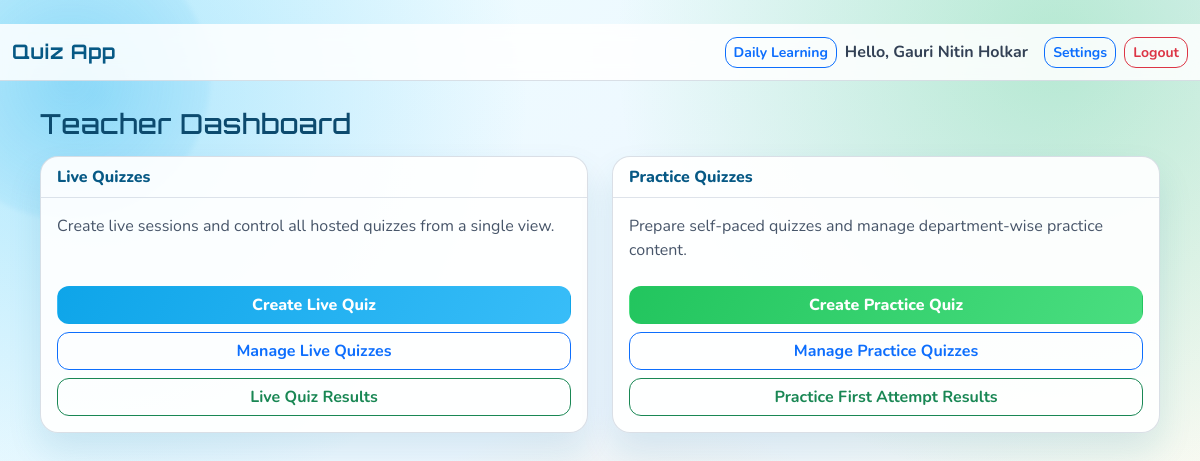
The app's page /teacher_dashboard (signed in) with its own data.
### tables this page shows
CREATE TABLE Users(
            user_id INTEGER PRIMARY KEY AUTOINCREMENT,
            username TEXT NOT NULL,
            email TEXT UNIQUE NOT NULL,
            password TEXT NOT NULL,
            role TEXT NOT NULL,
            profile_pic TEXT,
            avatar TEXT
        , department TEXT DEFAULT 'Computer', theme_mode TEXT DEFAULT 'light', font_scale TEXT DEFAULT 'medium', app_language TEXT DEFAULT 'en', email_alerts INTEGER DEFAULT 1, mute_notifications INTEGER DEFAULT 0, session_version INTEGER DEFAULT 0);

### app.py (the view)
@app.route('/teacher_dashboard')
@login_required
def teacher_dashboard():
    if session['role'] != 'Teacher':
        flash("Access denied")
        return redirect('/login')
    with get_db_connection() as conn:
        quizzes = conn.execute("""
            SELECT q.*, COUNT(ques.question_id) AS question_count
            FROM Quizzes q
            LEFT JOIN Questions ques ON q.quiz_id = ques.quiz_id
            WHERE q.created_by = ?
            GROUP BY q.quiz_id
            ORDER BY q.quiz_id DESC
        """, (session['user_id'],)).fetchall()
        practice_quizzes = conn.execute("""
            SELECT p.*, COUNT(pq.question_id) AS question_count
            FROM Practice_Quizzes p
            LEFT JOIN PracticeQuestions pq ON p.quiz_id = pq.quiz_id
            WHERE p.created_by = ?
            GROUP BY p.quiz_id
            ORDER BY p.quiz_id DESC
        """, (session['user_id'],)).fetchall()
    return render_template(
        'teacher/dashboard.html',
        quizzes=quizzes,
        practice_quizzes=practice_quizzes
    )

### app.py (called while the page is built)
def get_db_connection():
    return DBConnection(DATABASE)

def login_required(f):
    @wraps(f)
    def decorated_function(*args, **kwargs):
        if 'user_id' not in session:
            flash("Please login first")
            return redirect(url_for('login'))
        return f(*args, **kwargs)
    return decorated_function

    def __enter__(self):
        return self.conn

    def __exit__(self, exc_type, exc_val, exc_tb):
        if exc_type is None:
            self.conn.commit()
        else:
            self.conn.rollback()
        self.conn.close()

### templates/teacher/dashboard.html (shortened to what this page needs)
﻿<!DOCTYPE html>
<html lang="en">
<head>
<link href="https://cdn.jsdelivr.net/npm/bootstrap@5.3.2/dist/css/bootstrap.min.css" rel="stylesheet">
<link href="{{ url_for('static', filename='css/ui-system.css') }}" rel="stylesheet">
</head>
{% set lang = session.get('app_language', 'en') %}
<body class="app-bg theme-{{ session.get('theme_mode', 'light') }} font-{{ session.get('font_scale', 'medium') }}">
<nav class="navbar navbar-expand-lg topbar">
    <div class="container-fluid">
        <a class="navbar-brand" href="#">Quiz App</a>
        <div class="d-flex align-items-center gap-2">
            <a href="/daily_learning" class="btn btn-outline-primary btn-sm">{{ 'Daily Learning' if lang == 'en' else 'दैनिक शिक्षण' }}</a>
            <span class="hello me-2">{{ 'Hello' if lang == 'en' else 'नमस्कार' }}, {{ session['username'] }}</span>
            <a href="{{ url_for('settings') }}" class="btn btn-outline-primary btn-sm">{{ 'Settings' if lang == 'en' else 'सेटिंग्ज' }}</a>
            <a href="/logout" class="btn btn-outline-danger btn-sm">{{ 'Logout' if lang == 'en' else 'लॉगआउट' }}</a>
        </div>
    </div>
</nav>
<div class="page-wrap">
    <h1 class="page-title">{{ 'Teacher Dashboard' if lang == 'en' else 'शिक्षक डॅशबोर्ड' }}</h1>
    <div class="row g-4">
        <div class="col-12 col-lg-6">
            <div class="glass-card section-card card">
                <div class="card-header">Live Quizzes</div>
                <div class="card-body d-flex flex-column">
                    <p class="mb-4">Create live sessions and control all hosted quizzes from a single view.</p>
                    <div class="d-grid gap-2 mt-auto">
                        <a href="/create_quiz/live" class="btn btn-brand">Create Live Quiz</a>
                        <a href="{{ url_for('teacher_live_quizzes') }}" class="btn btn-outline-primary">Manage Live Quizzes</a>
                        <a href="{{ url_for('teacher_live_results_overview') }}" class="btn btn-outline-success">Live Quiz Results</a>
                    </div>
                </div>
            </div>
        </div>
        <div class="col-12 col-lg-6">
            <div class="glass-card section-card card">
                <div class="card-header">Practice Quizzes</div>
                <div class="card-body d-flex flex-column">
                    <p class="mb-4">Prepare self-paced quizzes and manage department-wise practice content.</p>
                    <div class="d-grid gap-2 mt-auto">
                        <a href="{{ url_for('create_practice_quiz') }}" class="btn btn-success-solid">Create Practice Quiz</a>
                        <a href="{{ url_for('list_practice_quizzes') }}" class="btn btn-outline-primary">Manage Practice Quizzes</a>
                        <a href="{{ url_for('teacher_practice_results_overview') }}" class="btn btn-outline-success">Practice First Attempt Results</a>
                    </div>
                </div>
            </div>
        </div>
    </div>
</div>
</body>
</html>

### static/css/ui-system.css (style rules this page uses)
:root { --bg-a: #ecfeff; --bg-b: #eff6ff; --bg-c: #fefce8; --brand: #0ea5e9; --brand-dark: #0284c7; --success: #22c55e; --success-dark: #16a34a; --accent: #f97316; --text: #0f172a; --muted: #475569; --card: rgba(255, 255, 255, 0.92); --border: rgba(148, 163, 184, 0.35); }
body.app-bg.font-medium { font-size: 16px; }
* { box-sizing: border-box; }
body.app-bg { min-height: 100vh; background: radial-gradient(circle at 8% 12%, rgba(56, 189, 248, 0.35), transparent 33%), radial-gradient(circle at 88% 6%, rgba(34, 197, 94, 0.28), transparent 34%), radial-gradient(circle at 52% 96%, rgba(251, 191, 36, 0.26), transparent 36%), linear-gradient(140deg, var(--bg-a), var(--bg-b) 55%, var(--bg-c)); font-family: 'Nunito', sans-serif; color: var(--text); position: relative; overflow-x: hidden; }
body.app-bg::before, body.app-bg::after { content: ""; position: fixed; width: 280px; height: 280px; border-radius: 50%; filter: blur(2px); z-index: -1; animation: floatBlob 9s ease-in-out infinite; }
body.app-bg::before { top: -60px; left: -70px; background: radial-gradient(circle, rgba(14, 165, 233, 0.22), rgba(14, 165, 233, 0)); }
body.app-bg::after { bottom: -80px; right: -80px; background: radial-gradient(circle, rgba(249, 115, 22, 0.2), rgba(249, 115, 22, 0)); animation-delay: 1.3s; }
.topbar { background: rgba(255, 255, 255, 0.86); border-bottom: 1px solid var(--border); backdrop-filter: blur(10px); }
.topbar .navbar-brand { color: #075985; font-family: 'Orbitron', sans-serif; font-weight: 700; letter-spacing: 0.5px; }
.topbar .hello { color: #334155; font-weight: 700; }
.page-wrap { width: min(1120px, calc(100% - 28px)); margin: 26px auto 34px; }
.page-title { font-family: 'Orbitron', sans-serif; font-size: clamp(1.35rem, 2.3vw, 1.9rem); letter-spacing: 0.4px; margin-bottom: 16px; color: #0c4a6e; }
.glass-card { border: 1px solid var(--border); border-radius: 18px; box-shadow: 0 18px 34px rgba(14, 116, 144, 0.12); background: var(--card); color: var(--text); }
.section-card { height: 100%; }
.section-card .card-header { background: transparent; border-bottom: 1px solid rgba(148, 163, 184, 0.3); font-weight: 800; color: #075985; }
.section-card .card-body p { color: var(--muted); }
.btn-brand { background: linear-gradient(120deg, var(--brand), #38bdf8); border-color: transparent; color: #fff; font-weight: 800; border-radius: 12px; }
.btn-success-solid { background: linear-gradient(120deg, var(--success), #4ade80); border-color: transparent; color: #fff; font-weight: 800; border-radius: 12px; }
.btn-outline-primary, .btn-outline-secondary, .btn-outline-danger, .btn-outline-success, .btn-outline-warning { border-radius: 12px; font-weight: 700; }

### records on screen
Users: app_language "Daily Learning", app_language "Hello", username "Gauri Nitin Holkar", app_language "Settings", app_language "Logout", app_language "Teacher Dashboard"
